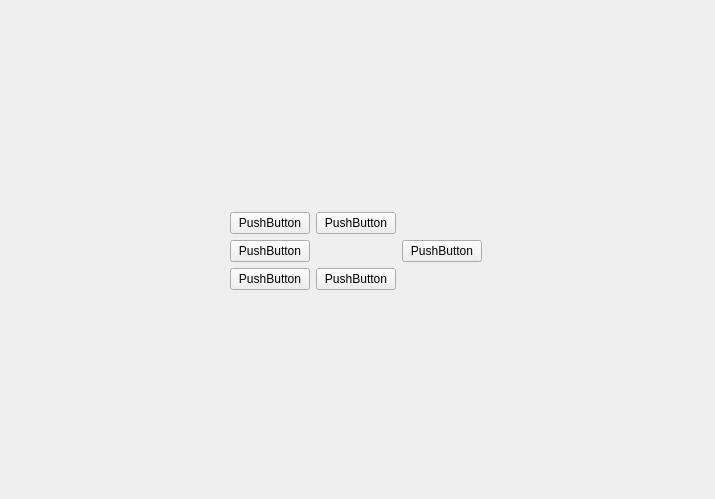
<?xml version="1.0" encoding="UTF-8"?>
<ui version="4.0">
 <class>MainWindow</class>
 <widget class="QMainWindow" name="MainWindow">
  <property name="geometry">
   <rect>
    <x>0</x>
    <y>0</y>
    <width>715</width>
    <height>499</height>
   </rect>
  </property>
  <property name="windowTitle">
   <string>MainWindow</string>
  </property>
  <widget class="QWidget" name="centralwidget">
   <widget class="QWidget" name="gridLayoutWidget">
    <property name="geometry">
     <rect>
      <x>10</x>
      <y>20</y>
      <width>691</width>
      <height>461</height>
     </rect>
    </property>
    <layout class="QGridLayout" name="gridLayout">
     <item row="2" column="1">
      <widget class="QPushButton" name="pushButton_3">
       <property name="text">
        <string>PushButton</string>
       </property>
      </widget>
     </item>
     <item row="3" column="1">
      <widget class="QPushButton" name="pushButton_4">
       <property name="text">
        <string>PushButton</string>
       </property>
      </widget>
     </item>
     <item row="1" column="2">
      <widget class="QPushButton" name="pushButton_2">
       <property name="text">
        <string>PushButton</string>
       </property>
      </widget>
     </item>
     <item row="3" column="2">
      <widget class="QPushButton" name="pushButton_5">
       <property name="text">
        <string>PushButton</string>
       </property>
      </widget>
     </item>
     <item row="2" column="0">
      <spacer name="horizontalSpacer">
       <property name="orientation">
        <enum>Qt::Horizontal</enum>
       </property>
       <property name="sizeHint" stdset="0">
        <size>
         <width>40</width>
         <height>20</height>
        </size>
       </property>
      </spacer>
     </item>
     <item row="0" column="2">
      <spacer name="verticalSpacer">
       <property name="orientation">
        <enum>Qt::Vertical</enum>
       </property>
       <property name="sizeHint" stdset="0">
        <size>
         <width>20</width>
         <height>40</height>
        </size>
       </property>
      </spacer>
     </item>
     <item row="1" column="1">
      <widget class="QPushButton" name="pushButton">
       <property name="text">
        <string>PushButton</string>
       </property>
      </widget>
     </item>
     <item row="2" column="3">
      <widget class="QPushButton" name="pushButton_6">
       <property name="text">
        <string>PushButton</string>
       </property>
      </widget>
     </item>
     <item row="2" column="4">
      <spacer name="horizontalSpacer_2">
       <property name="orientation">
        <enum>Qt::Horizontal</enum>
       </property>
       <property name="sizeHint" stdset="0">
        <size>
         <width>40</width>
         <height>20</height>
        </size>
       </property>
      </spacer>
     </item>
     <item row="4" column="2">
      <spacer name="verticalSpacer_2">
       <property name="orientation">
        <enum>Qt::Vertical</enum>
       </property>
       <property name="sizeHint" stdset="0">
        <size>
         <width>20</width>
         <height>40</height>
        </size>
       </property>
      </spacer>
     </item>
    </layout>
   </widget>
  </widget>
 </widget>
 <resources/>
 <connections/>
</ui>
